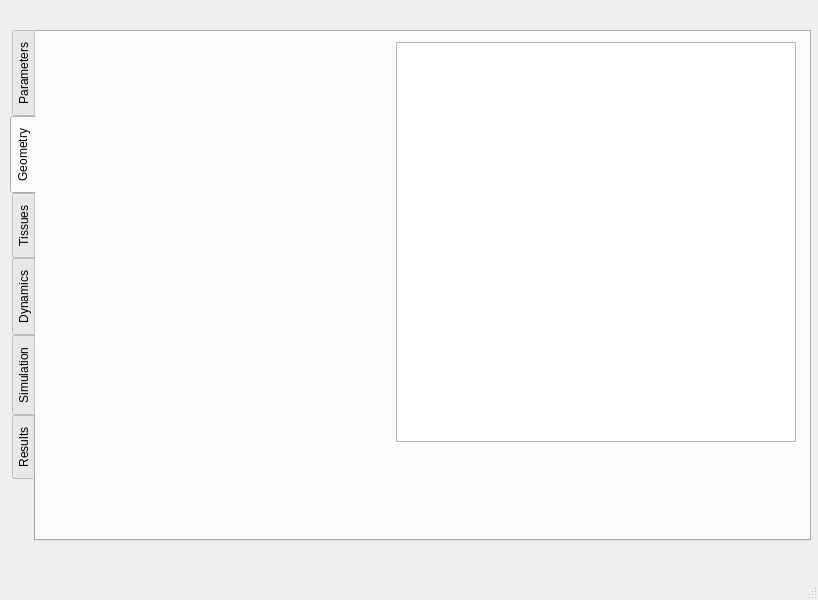
<?xml version="1.0" encoding="UTF-8"?>
<ui version="4.0">
 <class>MainWindow</class>
 <widget class="QMainWindow" name="MainWindow">
  <property name="windowModality">
   <enum>Qt::NonModal</enum>
  </property>
  <property name="geometry">
   <rect>
    <x>0</x>
    <y>0</y>
    <width>818</width>
    <height>600</height>
   </rect>
  </property>
  <property name="windowTitle">
   <string>BETSE 0.1</string>
  </property>
  <property name="windowIcon">
   <iconset>
    <normaloff>../../BioE/test/owl.svg</normaloff>../../BioE/test/owl.svg</iconset>
  </property>
  <property name="toolTip">
   <string>BioElectric Tissue Simulation Engine</string>
  </property>
  <property name="iconSize">
   <size>
    <width>50</width>
    <height>50</height>
   </size>
  </property>
  <property name="tabShape">
   <enum>QTabWidget::Rounded</enum>
  </property>
  <widget class="QWidget" name="centralwidget">
   <widget class="QTabWidget" name="tabWidget">
    <property name="geometry">
     <rect>
      <x>10</x>
      <y>30</y>
      <width>801</width>
      <height>511</height>
     </rect>
    </property>
    <property name="tabPosition">
     <enum>QTabWidget::West</enum>
    </property>
    <property name="currentIndex">
     <number>1</number>
    </property>
    <property name="tabsClosable">
     <bool>false</bool>
    </property>
    <property name="movable">
     <bool>false</bool>
    </property>
    <widget class="QWidget" name="tab_param">
     <attribute name="title">
      <string>Parameters</string>
     </attribute>
     <widget class="QWidget" name="formLayoutWidget">
      <property name="geometry">
       <rect>
        <x>380</x>
        <y>10</y>
        <width>321</width>
        <height>195</height>
       </rect>
      </property>
      <layout class="QFormLayout" name="formLayout">
       <property name="fieldGrowthPolicy">
        <enum>QFormLayout::AllNonFixedFieldsGrow</enum>
       </property>
       <item row="1" column="0">
        <widget class="QLabel" name="lbl_PNamem">
         <property name="toolTip">
          <string>Na+ membrane permeability</string>
         </property>
         <property name="text">
          <string>PNa_mem [m/s]</string>
         </property>
        </widget>
       </item>
       <item row="1" column="1">
        <widget class="QLineEdit" name="le_PNamem">
         <property name="text">
          <string notr="true">1e-10</string>
         </property>
        </widget>
       </item>
       <item row="2" column="0">
        <widget class="QLabel" name="lbl_PKmem">
         <property name="toolTip">
          <string>K+ membrane permeability</string>
         </property>
         <property name="text">
          <string>PK_mem [m/s]</string>
         </property>
        </widget>
       </item>
       <item row="2" column="1">
        <widget class="QLineEdit" name="le_PKmem">
         <property name="text">
          <string notr="true">1e-10</string>
         </property>
        </widget>
       </item>
       <item row="3" column="0">
        <widget class="QLabel" name="lbl_PClmem">
         <property name="toolTip">
          <string>Cl- membrane permeability</string>
         </property>
         <property name="text">
          <string>PCl_mem [m/s]</string>
         </property>
        </widget>
       </item>
       <item row="3" column="1">
        <widget class="QLineEdit" name="le_PClmem">
         <property name="text">
          <string notr="true">1e-10</string>
         </property>
        </widget>
       </item>
       <item row="4" column="0">
        <widget class="QLabel" name="lbl_PHmem">
         <property name="toolTip">
          <string>H+ membrane permeability</string>
         </property>
         <property name="text">
          <string>PH_mem [m/s]</string>
         </property>
        </widget>
       </item>
       <item row="4" column="1">
        <widget class="QLineEdit" name="le_PHmem">
         <property name="text">
          <string notr="true">1e-10</string>
         </property>
        </widget>
       </item>
       <item row="5" column="0">
        <widget class="QLabel" name="lbl_Camem">
         <property name="toolTip">
          <string>Ca2+ membrane permeability</string>
         </property>
         <property name="text">
          <string>PCa_mem [m/s]</string>
         </property>
        </widget>
       </item>
       <item row="5" column="1">
        <widget class="QLineEdit" name="le_PCamem">
         <property name="text">
          <string notr="true">1e-10</string>
         </property>
        </widget>
       </item>
       <item row="0" column="1">
        <widget class="QLabel" name="lbl_DiffConsts">
         <property name="font">
          <font>
           <pointsize>10</pointsize>
           <weight>75</weight>
           <bold>true</bold>
          </font>
         </property>
         <property name="text">
          <string>Membrane Permeability</string>
         </property>
        </widget>
       </item>
      </layout>
     </widget>
     <widget class="QWidget" name="formLayoutWidget_3">
      <property name="geometry">
       <rect>
        <x>20</x>
        <y>10</y>
        <width>321</width>
        <height>262</height>
       </rect>
      </property>
      <layout class="QFormLayout" name="formLayout_3">
       <property name="fieldGrowthPolicy">
        <enum>QFormLayout::AllNonFixedFieldsGrow</enum>
       </property>
       <item row="1" column="1">
        <widget class="QLabel" name="lbl_CellGenProp">
         <property name="font">
          <font>
           <pointsize>10</pointsize>
           <weight>75</weight>
           <bold>true</bold>
          </font>
         </property>
         <property name="text">
          <string>Cell General Properties</string>
         </property>
         <property name="alignment">
          <set>Qt::AlignHCenter|Qt::AlignTop</set>
         </property>
        </widget>
       </item>
       <item row="2" column="0">
        <widget class="QLabel" name="lbl_rcell">
         <property name="toolTip">
          <string>cell radius</string>
         </property>
         <property name="text">
          <string>r_cell [m]</string>
         </property>
        </widget>
       </item>
       <item row="2" column="1">
        <widget class="QLineEdit" name="le_rcell">
         <property name="text">
          <string notr="true">5e-6</string>
         </property>
        </widget>
       </item>
       <item row="3" column="0">
        <widget class="QLabel" name="lbl_tcellcell">
         <property name="toolTip">
          <string>cell-cell separation</string>
         </property>
         <property name="text">
          <string>t_cellcell [m]</string>
         </property>
        </widget>
       </item>
       <item row="3" column="1">
        <widget class="QLineEdit" name="le_tcellcell">
         <property name="text">
          <string notr="true">26e-9</string>
         </property>
        </widget>
       </item>
       <item row="4" column="0">
        <widget class="QLabel" name="lbl_Pgj">
         <property name="toolTip">
          <string>Gap junction permeability</string>
         </property>
         <property name="text">
          <string>P_gj [m/s]</string>
         </property>
        </widget>
       </item>
       <item row="4" column="1">
        <widget class="QLineEdit" name="le_Pgj">
         <property name="text">
          <string notr="true">1e-8</string>
         </property>
        </widget>
       </item>
       <item row="5" column="0">
        <widget class="QLabel" name="lbl_Dadh">
         <property name="toolTip">
          <string>extracellular space diffusion constant</string>
         </property>
         <property name="text">
          <string>D_adh [m2/s]</string>
         </property>
        </widget>
       </item>
       <item row="5" column="1">
        <widget class="QLineEdit" name="le_Dadh">
         <property name="text">
          <string notr="true">1e-16</string>
         </property>
        </widget>
       </item>
       <item row="6" column="0">
        <widget class="QLabel" name="lbl_vER">
         <property name="toolTip">
          <string>volume of endoplasmic reticulum</string>
         </property>
         <property name="text">
          <string>v_ER [m3]</string>
         </property>
        </widget>
       </item>
       <item row="6" column="1">
        <widget class="QLineEdit" name="le_vER">
         <property name="text">
          <string notr="true">1e-25</string>
         </property>
        </widget>
       </item>
       <item row="7" column="0">
        <widget class="QLabel" name="lbl_saER">
         <property name="toolTip">
          <string>surface area of endoplasmic reticulum</string>
         </property>
         <property name="text">
          <string>sa_ER [m2]</string>
         </property>
        </widget>
       </item>
       <item row="7" column="1">
        <widget class="QLineEdit" name="le_saER">
         <property name="text">
          <string notr="true">1e-15</string>
         </property>
        </widget>
       </item>
      </layout>
     </widget>
     <widget class="QWidget" name="formLayoutWidget_4">
      <property name="geometry">
       <rect>
        <x>380</x>
        <y>230</y>
        <width>321</width>
        <height>271</height>
       </rect>
      </property>
      <layout class="QFormLayout" name="formLayout_4">
       <item row="1" column="0">
        <widget class="QLabel" name="lbl_wrldx">
         <property name="toolTip">
          <string>world x-dimension</string>
         </property>
         <property name="text">
          <string>world_x [m]</string>
         </property>
        </widget>
       </item>
       <item row="2" column="0">
        <widget class="QLabel" name="lbl_wrldy">
         <property name="toolTip">
          <string>world y-dimension</string>
         </property>
         <property name="text">
          <string>world_y [m]</string>
         </property>
        </widget>
       </item>
       <item row="3" column="0">
        <widget class="QLabel" name="lbl_Naenv">
         <property name="text">
          <string>cNa_env [mol/m3]</string>
         </property>
        </widget>
       </item>
       <item row="4" column="0">
        <widget class="QLabel" name="lbl_Kenv">
         <property name="text">
          <string>cK_env [mol/m3]</string>
         </property>
        </widget>
       </item>
       <item row="5" column="0">
        <widget class="QLabel" name="lbl_Clenv">
         <property name="text">
          <string>cCl_env [mol/m3]</string>
         </property>
        </widget>
       </item>
       <item row="6" column="0">
        <widget class="QLabel" name="lbl_Caenv">
         <property name="text">
          <string>cCa_env [mol/m3]</string>
         </property>
        </widget>
       </item>
       <item row="7" column="0">
        <widget class="QLabel" name="lbl_Henv">
         <property name="text">
          <string>cH_env [mol/m3]</string>
         </property>
        </widget>
       </item>
       <item row="1" column="1">
        <widget class="QLineEdit" name="le_wrldx">
         <property name="text">
          <string notr="true">200e-6</string>
         </property>
        </widget>
       </item>
       <item row="2" column="1">
        <widget class="QLineEdit" name="le_wrldy">
         <property name="text">
          <string notr="true">200e-6</string>
         </property>
        </widget>
       </item>
       <item row="3" column="1">
        <widget class="QLineEdit" name="le_Naenv">
         <property name="text">
          <string notr="true">145.0</string>
         </property>
        </widget>
       </item>
       <item row="4" column="1">
        <widget class="QLineEdit" name="le_Kenv">
         <property name="text">
          <string notr="true">5.0</string>
         </property>
        </widget>
       </item>
       <item row="5" column="1">
        <widget class="QLineEdit" name="le_Clenv">
         <property name="text">
          <string notr="true">105.0</string>
         </property>
        </widget>
       </item>
       <item row="6" column="1">
        <widget class="QLineEdit" name="le_Caenv">
         <property name="text">
          <string notr="true">1.0</string>
         </property>
        </widget>
       </item>
       <item row="7" column="1">
        <widget class="QLineEdit" name="le_Henv">
         <property name="text">
          <string notr="true">1.0e-7</string>
         </property>
        </widget>
       </item>
       <item row="0" column="1">
        <widget class="QLabel" name="lbl_WorldProperties">
         <property name="font">
          <font>
           <pointsize>10</pointsize>
           <weight>75</weight>
           <bold>true</bold>
          </font>
         </property>
         <property name="text">
          <string>World Properties</string>
         </property>
        </widget>
       </item>
      </layout>
     </widget>
     <widget class="QWidget" name="formLayoutWidget_2">
      <property name="geometry">
       <rect>
        <x>20</x>
        <y>300</y>
        <width>321</width>
        <height>195</height>
       </rect>
      </property>
      <layout class="QFormLayout" name="formLayout_2">
       <property name="fieldGrowthPolicy">
        <enum>QFormLayout::AllNonFixedFieldsGrow</enum>
       </property>
       <item row="1" column="0">
        <widget class="QLabel" name="lbl_alphaNaK">
         <property name="toolTip">
          <string>rate constant Na-K-ATPase pump</string>
         </property>
         <property name="text">
          <string>alpha_NaKATPase [1/s]</string>
         </property>
        </widget>
       </item>
       <item row="1" column="1">
        <widget class="QLineEdit" name="le_alphaNaK">
         <property name="text">
          <string notr="true">1.0e-17</string>
         </property>
        </widget>
       </item>
       <item row="2" column="0">
        <widget class="QLabel" name="lbl_CaATPase">
         <property name="toolTip">
          <string>rate constant Ca-ATPase pump</string>
         </property>
         <property name="text">
          <string>alpha_CaATPase [1/s]</string>
         </property>
        </widget>
       </item>
       <item row="2" column="1">
        <widget class="QLineEdit" name="le_alphaCa">
         <property name="text">
          <string notr="true">1.0e-17</string>
         </property>
        </widget>
       </item>
       <item row="3" column="0">
        <widget class="QLabel" name="lbl_alphaER">
         <property name="toolTip">
          <string>rate constant for Ca2+ pump in ER</string>
         </property>
         <property name="text">
          <string>alpha_ER [1/s]</string>
         </property>
        </widget>
       </item>
       <item row="3" column="1">
        <widget class="QLineEdit" name="le_alphaER">
         <property name="text">
          <string notr="true">1.0e-17</string>
         </property>
        </widget>
       </item>
       <item row="4" column="0">
        <widget class="QLabel" name="lbl_GATP">
         <property name="toolTip">
          <string>free energy in ATP hydrolysis</string>
         </property>
         <property name="text">
          <string>deltaG_ATP [kJ/mol]</string>
         </property>
        </widget>
       </item>
       <item row="4" column="1">
        <widget class="QLineEdit" name="le_deltaGATP">
         <property name="text">
          <string notr="true">-55</string>
         </property>
        </widget>
       </item>
       <item row="5" column="0">
        <widget class="QLabel" name="lbl_T">
         <property name="toolTip">
          <string>Temperature</string>
         </property>
         <property name="text">
          <string>T [K]</string>
         </property>
        </widget>
       </item>
       <item row="5" column="1">
        <widget class="QLineEdit" name="le_temp">
         <property name="text">
          <string notr="true">310</string>
         </property>
        </widget>
       </item>
       <item row="0" column="1">
        <widget class="QLabel" name="label">
         <property name="font">
          <font>
           <pointsize>10</pointsize>
           <weight>75</weight>
           <bold>true</bold>
          </font>
         </property>
         <property name="text">
          <string>Active Transport</string>
         </property>
        </widget>
       </item>
      </layout>
     </widget>
    </widget>
    <widget class="QWidget" name="tab_geom">
     <attribute name="title">
      <string>Geometry</string>
     </attribute>
     <widget class="QGraphicsView" name="graphicsView_Geom">
      <property name="geometry">
       <rect>
        <x>360</x>
        <y>10</y>
        <width>400</width>
        <height>400</height>
       </rect>
      </property>
      <property name="cursor" stdset="0">
       <cursorShape>ArrowCursor</cursorShape>
      </property>
     </widget>
    </widget>
    <widget class="QWidget" name="tab_tiss">
     <attribute name="title">
      <string>Tissues</string>
     </attribute>
    </widget>
    <widget class="QWidget" name="tab_dyna">
     <attribute name="title">
      <string>Dynamics</string>
     </attribute>
    </widget>
    <widget class="QWidget" name="tab_simu">
     <attribute name="title">
      <string>Simulation</string>
     </attribute>
     <widget class="QWidget" name="verticalLayoutWidget">
      <property name="geometry">
       <rect>
        <x>40</x>
        <y>0</y>
        <width>701</width>
        <height>491</height>
       </rect>
      </property>
      <layout class="QVBoxLayout" name="verticalLayout">
       <item>
        <widget class="QGraphicsView" name="graphicsView_simu"/>
       </item>
       <item>
        <layout class="QHBoxLayout" name="horizontalLayout">
         <item>
          <widget class="QPushButton" name="btn_pause">
           <property name="text">
            <string>Pause</string>
           </property>
          </widget>
         </item>
         <item>
          <widget class="QPushButton" name="btn_go">
           <property name="text">
            <string>Go</string>
           </property>
          </widget>
         </item>
         <item>
          <widget class="QPushButton" name="btn_stop">
           <property name="text">
            <string>Stop</string>
           </property>
          </widget>
         </item>
        </layout>
       </item>
      </layout>
     </widget>
    </widget>
    <widget class="QWidget" name="tab_resu">
     <attribute name="title">
      <string>Results</string>
     </attribute>
     <widget class="QComboBox" name="comboBox_results">
      <property name="geometry">
       <rect>
        <x>20</x>
        <y>70</y>
        <width>151</width>
        <height>21</height>
       </rect>
      </property>
      <item>
       <property name="text">
        <string>Vmem</string>
       </property>
      </item>
      <item>
       <property name="text">
        <string>Voltage</string>
       </property>
      </item>
      <item>
       <property name="text">
        <string>Current</string>
       </property>
      </item>
      <item>
       <property name="text">
        <string>P_gj</string>
       </property>
      </item>
      <item>
       <property name="text">
        <string>cNa</string>
       </property>
      </item>
      <item>
       <property name="text">
        <string>cK</string>
       </property>
      </item>
      <item>
       <property name="text">
        <string>cCl</string>
       </property>
      </item>
      <item>
       <property name="text">
        <string>cCa</string>
       </property>
      </item>
      <item>
       <property name="text">
        <string>cH</string>
       </property>
      </item>
      <item>
       <property name="text">
        <string>E-field</string>
       </property>
      </item>
      <item>
       <property name="text">
        <string>H-field</string>
       </property>
      </item>
     </widget>
     <widget class="QLabel" name="lbl_comboboxtitle">
      <property name="geometry">
       <rect>
        <x>30</x>
        <y>50</y>
        <width>91</width>
        <height>17</height>
       </rect>
      </property>
      <property name="text">
       <string>Choose plot:</string>
      </property>
     </widget>
     <widget class="QGraphicsView" name="graphicsView_tissue">
      <property name="geometry">
       <rect>
        <x>220</x>
        <y>10</y>
        <width>541</width>
        <height>431</height>
       </rect>
      </property>
     </widget>
    </widget>
   </widget>
  </widget>
  <widget class="QMenuBar" name="menubar">
   <property name="geometry">
    <rect>
     <x>0</x>
     <y>0</y>
     <width>818</width>
     <height>23</height>
    </rect>
   </property>
  </widget>
  <widget class="QStatusBar" name="statusbar"/>
 </widget>
 <resources/>
 <connections/>
</ui>
